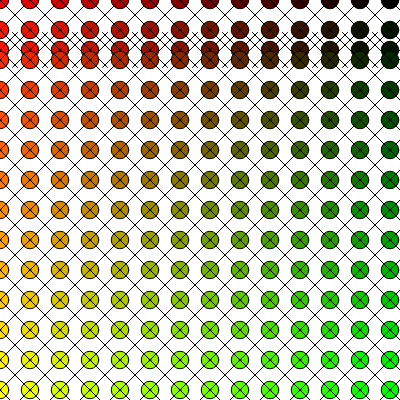
Frame 1 (no input)
Frame 60 (no input): identical to frame 1, image omitted
Frame 120 (the mouse pressed at the canvas centre since frame 60): identical to frame 1, image omitted

The p5.js sketch that drew this single still picture (run headless with seeded random() and noise() and a simulated clock; from frame 60 on, the mouse is pressed at the canvas centre):

// p5.js sketch
// ── sketch.js
function setup() {
  createCanvas(400, 400);
}

function draw() {
  background(255);
  // dibujemos varias veces para el lado
  for (let i = 0; i < 15; i++) {
    miFigura(i * 30, 50, 35, color(255 - i * 20, 20, 0));
  }


  //dibujemos varias veces en filas y columnas
  for (let i = 0; i < 15; i++) {
    for (let j = 0; j < 15; j++) {
      miFigura(i * 30, j * 30, 35, color(255 - i * 20, 20 * j, 0));
    }
  }
}

function miFigura(cx, cy, t, col) {
  fill(col);
  circle(cx, cy, t / 2);
  circle(cx, cy, t / 20);
  line(cx - t / 2, cy - t / 2, cx + t / 2, cy + t / 2);
  line(cx + t / 2, cy - t / 2, cx - t / 2, cy + t / 2);
}
